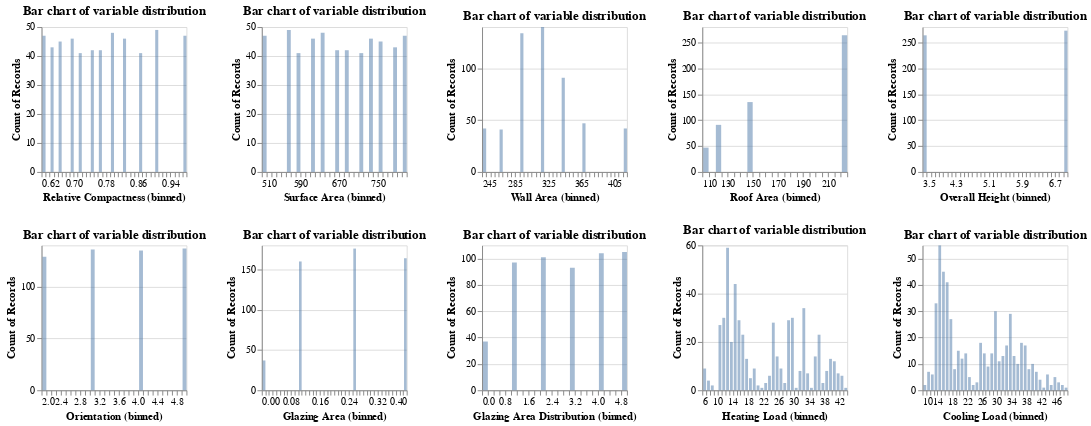

The code cell stored with this chart in its notebook:
### Markdown cell above
**NOTE: The following EDA can be conducted using 'eda_script_plots_update.py' in the energy_efficiency_analysis/src folder**

### Code cell
# check the distribution of all variables
column_list = train_df.columns.tolist()

distri_chart = alt.Chart(train_df, 
                         title = 'Bar chart of variable distribution'
                        ).mark_bar(opacity = 0.5).encode(
    alt.X (alt.repeat(),
           type = 'quantitative',
          bin = alt.Bin(maxbins = 45)),
    alt.Y('count()', stack = None),
    tooltip = 'count()'
).properties(width = 150,
            height = 150).repeat(
repeat = column_list,
columns = 5)

distri_chart

### Figure 1 — Vega-Lite specification as saved in the notebook (floating-point values rounded to 4 significant figures; data arrays with more than 128 entries replaced by an {"elided": "..."} marker saying what was removed)
{"$schema": "https://vega.github.io/schema/vega-lite/v4.17.0.json", "columns": 5, "config": {"view": {"continuousHeight": 300, "continuousWidth": 400}}, "datasets": {"data-6f853e7087029a474ca9fa67d7e519bb": {"elided": "537 records"}}, "repeat": ["Relative Compactness", "Surface Area", "Wall Area", "Roof Area", "Overall Height", "Orientation", "Glazing Area", "Glazing Area Distribution", "Heating Load", "Cooling Load"], "spec": {"data": {"name": "data-6f853e7087029a474ca9fa67d7e519bb"}, "encoding": {"tooltip": {"aggregate": "count", "type": "quantitative"}, "x": {"bin": {"maxbins": 45}, "field": {"repeat": "repeat"}, "type": "quantitative"}, "y": {"aggregate": "count", "stack": null, "type": "quantitative"}}, "height": 150, "mark": {"opacity": 0.5, "type": "bar"}, "title": "Bar chart of variable distribution", "width": 150}}
